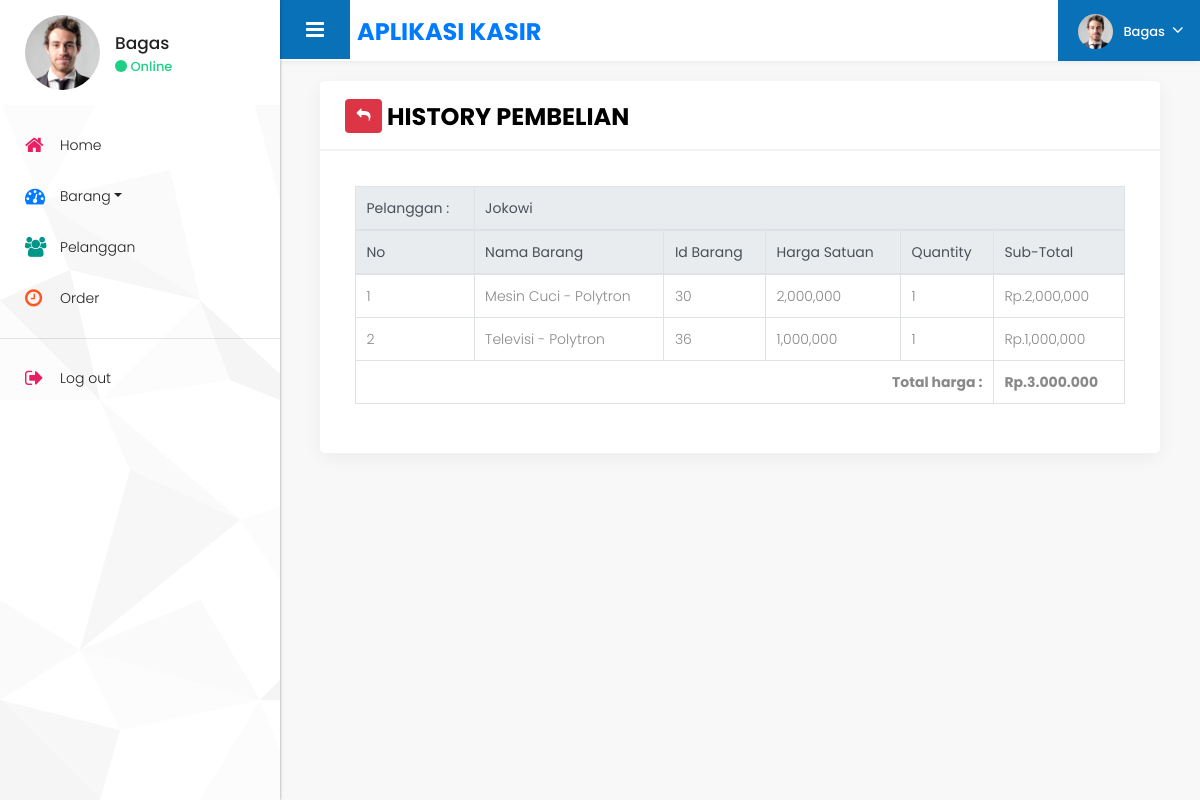
The page /_history.php?id_psn=2088 (signed in) on the database its author committed.
### tables this page shows
CREATE TABLE `pesanan` (
  `id_pesanan` int(11) NOT NULL,
  `tanggal_pesanan` timestamp NOT NULL DEFAULT current_timestamp(),
  `id_pelanggan` int(11) NOT NULL
);

CREATE TABLE `pelanggan` (
  `id_pelanggan` int(11) NOT NULL,
  `nama_pelanggan` varchar(30) NOT NULL,
  `telp` varchar(16) NOT NULL,
  `alamat` varchar(50) NOT NULL
);

CREATE TABLE `detail_pesanan` (
  `id_detailpesanan` int(11) NOT NULL,
  `id_pesanan` int(11) NOT NULL,
  `id_brg` int(11) NOT NULL,
  `qty` int(11) NOT NULL
);

CREATE TABLE `barang` (
  `id_brg` int(11) NOT NULL,
  `deskripsi` varchar(20) NOT NULL,
  `nama_brg` varchar(35) NOT NULL,
  `stok` int(30) NOT NULL,
  `harga` int(30) NOT NULL
);

### _history.php (the view, shortened to what this page needs)
<?php
    require_once('koneksi.php');
    if (isset($_GET['id_psn'])) {
        $id_psn = $_GET['id_psn'];
        $tampil_nama_plgn = mysqli_query($conn, "SELECT * FROM pesanan p, pelanggan plgn WHERE p.id_pelanggan=plgn.id_pelanggan AND p.id_pesanan='$id_psn'");
        if (mysqli_num_rows($tampil_nama_plgn) > 0) {
            $np = mysqli_fetch_array($tampil_nama_plgn);
            $nm_plgn = $np['nama_pelanggan'];
        } else {
            $nm_plgn = "";
        }
    } else {
        header("Location: order.php");
    }
?>
<!DOCTYPE html>
<html lang="en">
   <head>
      <?php require_once('layout/_css.php'); ?>
   </head>
   <body class="dashboard dashboard_2">
      <div class="full_container">
        <div class="inner_container">
            <?php require_once('layout/_sidebar.php'); ?>
            <div id="content">
            <br>
            <?php require_once('layout/_topbar.php'); ?>
                <div class="midde_cont">
                    <div class="col-md-12">
                        <div class="white_shd full margin_bottom_30">
                            <div class="full graph_head mb-0">
                                <div class="heading1 margin_0">
                                    <a href="order.php" class="btn btn-danger"><i class="fa fa-mail-reply"></i></a>
                                </div>
                                <h3 class="ml-5">History Pembelian</h3>
                            </div>
                            <div class="table_section padding_infor_info">
                                <div class="table-responsive-sm">
                                    <table class="table table-bordered">
                                        <thead class="thead-light">
                                            <tr>
                                                <th colspan="1">Pelanggan :</th>
                                                <th colspan="5"><?= $nm_plgn ?></th>
                                            </tr>
                                            <tr>
                                                <th>No</th>
                                                <th>Nama Barang</th>
                                                <th>Id Barang</th>
                                                <th>Harga Satuan</th>
                                                <th>Quantity</th>
                                                <th>Sub-Total</th>
                                            </tr>
                                        </thead>
                                        <tbody>
                                            <?php $no = 0 ?>
                                            <?php
                                            $totalharga = 0;
                                            $get = mysqli_query($conn,
                                                "SELECT * FROM detail_pesanan p, barang br WHERE p.id_brg=br.id_brg AND id_pesanan='$id_psn'"
                                            );
                                            while ($p = mysqli_fetch_array($get)) {
                                                $id_brg = $p['id_brg'];
                                                $deskripsi = $p['deskripsi'];
                                                $qty = $p['qty'];
                                                $harga = $p['harga'];
                                                $nama_brg = $p['nama_brg'];
                                                $subtotal = $qty * $harga;
                                                $totalharga += $subtotal;
                                            ?>
                                            <?php $no++ ?>
                                            <tr>
                                                <td scope="row"><?= $no; ?></td>
                                                <td><?= $nama_brg ?> - <?= $deskripsi ?></td>
                                                <td><?= $id_brg ?></td>
                                                <td><?= number_format($harga) ?></td>
                                                <td><?= $qty ?></td>
                                                <td>Rp.<?= number_format($subtotal) ?></td>
                                            </tr>
                                            <?php } ?>
                                            <tr>
                                                <th colspan="5" class="text-right">Total harga :</th>
                                                <th colspan="1">Rp.<?= number_format($totalharga, 0, ',', '.') ?></th>
                                            </tr>
                                        </tbody>
                                    </table>
                                </div>
                            </div>
                        </div>
                    </div>
                </div>
            </div>
        </div>
      </div>
   </body>
</html>

### tema/style.css (style rules this page uses)
* { margin: 0; padding: 0; outline: none !important; }
html, body { color: #898989; font-size: 14px; font-family: 'Poppins', sans-serif; line-height: normal; font-weight: 300; overflow-x: hidden !important; }
a { color: #1f1f1f; text-decoration: none !important; outline: none !important; -webkit-transition: all .3s ease-in-out; -moz-transition: all .3s ease-in-out; -ms-transition: all .3s ease-in-out; -o-transition: all .3s ease-in-out; transition: all .3s ease-in-out; }
h1, h2, h3, h4, h5, h6 { letter-spacing: 0; font-weight: normal; position: relative; padding: 0; font-weight: normal; line-height: normal; color: #1f1f1f; margin: 0 }
h3 { font-size: 18px }
a { color: #898989; text-decoration: none; outline: none; }
a, .btn { text-decoration: none !important; outline: none !important; -webkit-transition: all .3s ease-in-out; -moz-transition: all .3s ease-in-out; -ms-transition: all .3s ease-in-out; -o-transition: all .3s ease-in-out; transition: all .3s ease-in-out; }
.padding_infor_info { padding: 35px 35px; float: left; width: 100%; }
h3 { font-size: 24px; color: #000; line-height: normal; font-weight: 700; text-transform: uppercase; }
.full { width: 100%; float: left; }
.margin_0 { margin: 0 !important; }
.full_container { width: 100%; max-width: 100%; padding: 0; margin: 0; }
.inner_container { padding: 0; margin: 0; display: flex; }
i, span { display: inline-block; }
#content { width: 100%; min-height: 100vh; transition: ease all 0.3s; position: relative; padding: 60px 25px 25px 305px; background: #f8f8f8; }
.graph_head { padding: 18px 25px 15px; float: left; width: 100%; border-bottom: solid #f3f3f3 2px; }
.heading1 { float: left; padding: 0 0 20px 0; width: 100%; margin-top: 50px; }
.graph_head .heading1 { float: left; padding: 0; width: auto; }
.margin_bottom_30 { margin-bottom: 30px; }
.white_shd { background: #fff; box-shadow: 0 5px 20px rgba(0, 0, 0, 0.05); border-radius: 5px; margin-top: 0; }
.btn { font-size: 14px; }
.table thead th { font-weight: 400; }
.table-responsive-sm { overflow: auto; }

### rows shown on the page
pesanan: id_pelanggan.nama_pelanggan "Jokowi"
detail_pesanan: id_brg.nama_brg "Mesin Cuci", id_brg.deskripsi "Polytron", id_brg.id_brg "30", id_brg.harga "2,000,000", qty "1", qty.harga "2,000,000"
detail_pesanan: id_brg.nama_brg "Televisi", id_brg.deskripsi "Polytron", id_brg.id_brg "36", id_brg.harga "1,000,000", qty "1", qty.harga "1,000,000"

### other values the page prints
$_SESSION['nama'] "Bagas"
$totalharga "3.000.000"
